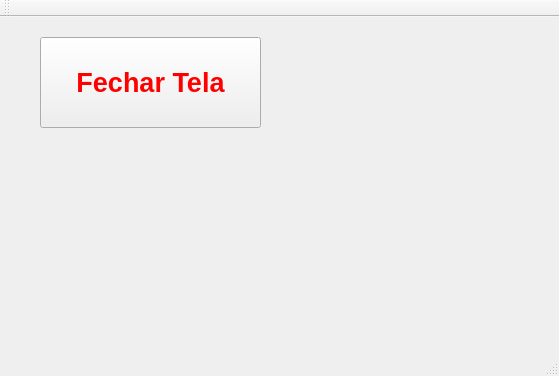
<?xml version="1.0" encoding="UTF-8"?>
<ui version="4.0">
 <class>MainWindow</class>
 <widget class="QMainWindow" name="MainWindow">
  <property name="geometry">
   <rect>
    <x>0</x>
    <y>0</y>
    <width>559</width>
    <height>376</height>
   </rect>
  </property>
  <property name="windowTitle">
   <string>MainWindow</string>
  </property>
  <widget class="QWidget" name="centralWidget">
   <widget class="QPushButton" name="pushButton">
    <property name="geometry">
     <rect>
      <x>40</x>
      <y>20</y>
      <width>221</width>
      <height>91</height>
     </rect>
    </property>
    <property name="font">
     <font>
      <pointsize>20</pointsize>
      <weight>75</weight>
      <bold>true</bold>
     </font>
    </property>
    <property name="styleSheet">
     <string notr="true">color:red;
</string>
    </property>
    <property name="text">
     <string>Fechar Tela</string>
    </property>
   </widget>
  </widget>
  <widget class="QMenuBar" name="menuBar">
   <property name="geometry">
    <rect>
     <x>0</x>
     <y>0</y>
     <width>559</width>
     <height>22</height>
    </rect>
   </property>
  </widget>
  <widget class="QToolBar" name="mainToolBar">
   <attribute name="toolBarArea">
    <enum>TopToolBarArea</enum>
   </attribute>
   <attribute name="toolBarBreak">
    <bool>false</bool>
   </attribute>
  </widget>
  <widget class="QStatusBar" name="statusBar"/>
 </widget>
 <layoutdefault spacing="6" margin="11"/>
 <resources/>
 <connections/>
</ui>
